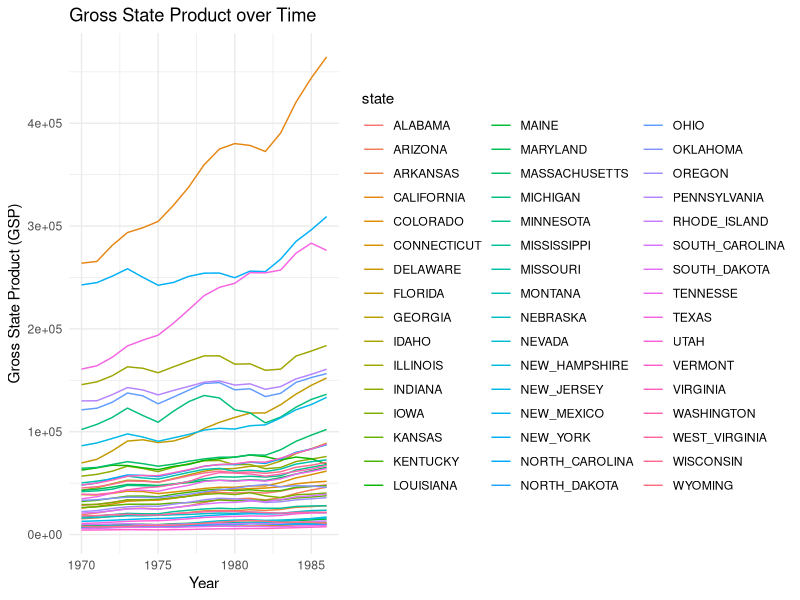
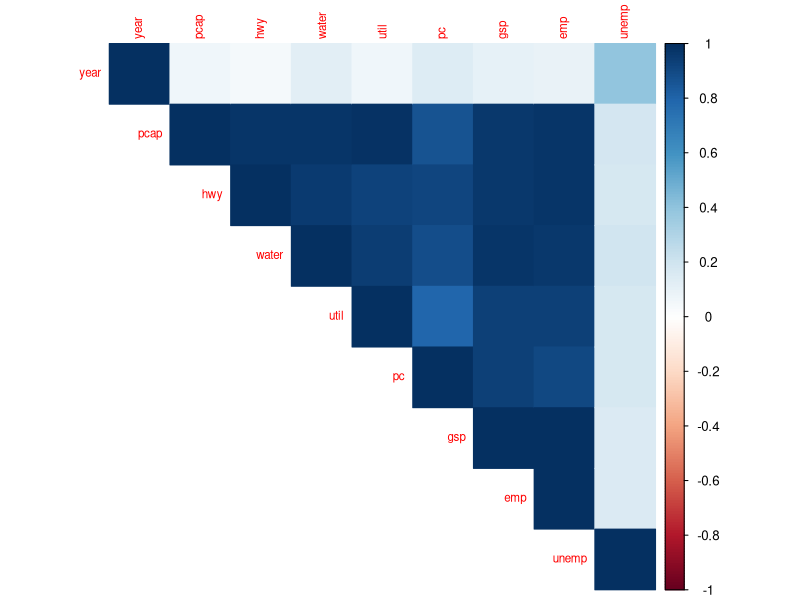
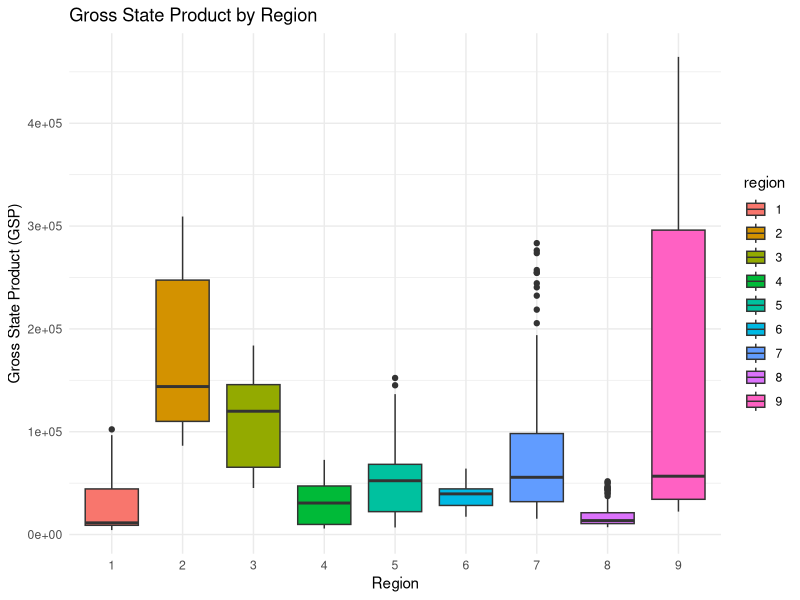
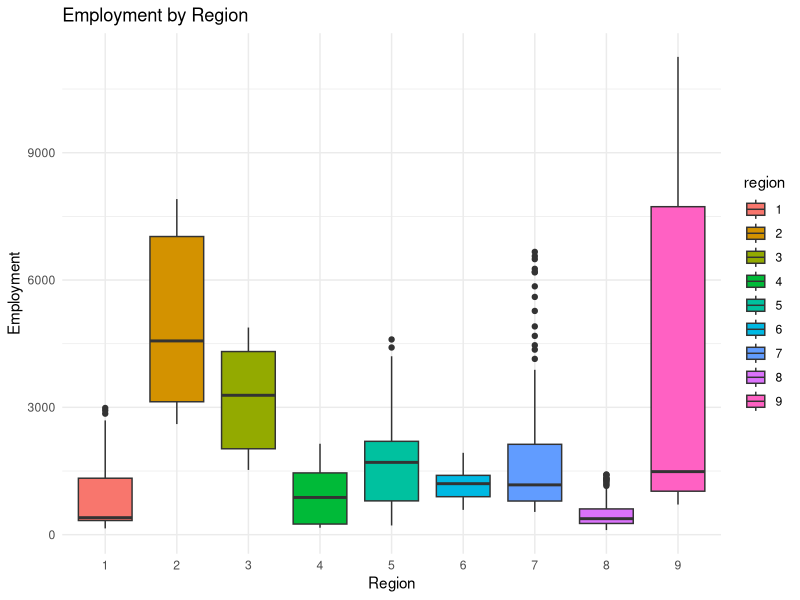
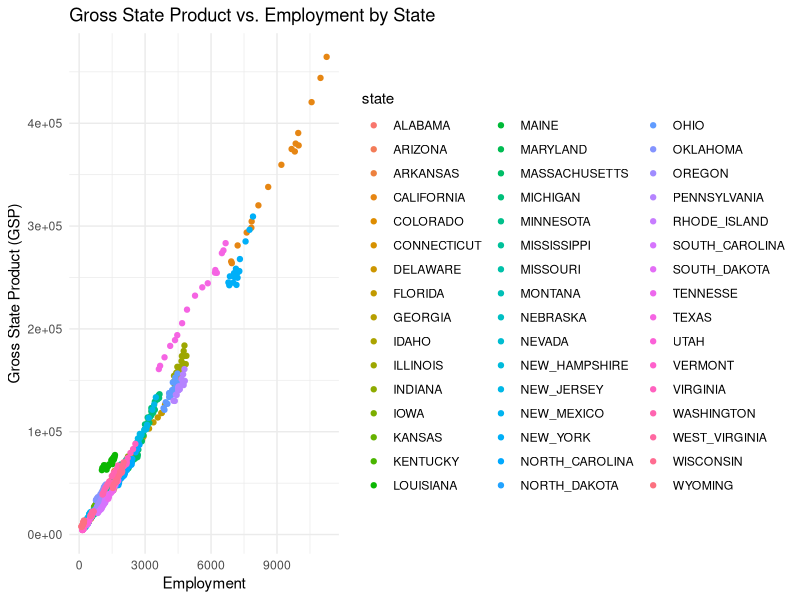

These figures' R source, in order:
## ---- chunk 1
library(plm)
library(tidyverse)
library(tseries)
library(lmtest)
library(sandwich)

# Load the data
data("Produc", package = "plm")
head(Produc)
## ---- chunk 2
ggplot(Produc, aes(x = year, y = gsp, color = state)) +
  geom_line() +
  theme_minimal() +
  labs(title = "Gross State Product over Time",
       x = "Year",
       y = "Gross State Product (GSP)")

## ---- chunk 3
correlation_matrix <- Produc %>% select_if(is.numeric) %>% cor()
corrplot::corrplot(correlation_matrix, method = "color", type = "upper", tl.cex = 0.7)
## ---- chunk 4
ggplot(Produc, aes(x = region, y = gsp, fill = region)) +
  geom_boxplot() +
  theme_minimal() +
  labs(title = "Gross State Product by Region",
       x = "Region",
       y = "Gross State Product (GSP)")
## ---- chunk 5
ggplot(Produc, aes(x = region, y = emp, fill = region)) +
  geom_boxplot() +
  theme_minimal() +
  labs(title = "Employment by Region",
       x = "Region",
       y = "Employment")
## ---- chunk 6
ggplot(Produc, aes(x = emp, y = gsp, color = state)) +
  geom_point() +
  theme_minimal() +
  labs(title = "Gross State Product vs. Employment by State",
       x = "Employment",
       y = "Gross State Product (GSP)")
## ---- chunk 7
# Selecting only numeric columns for the ADF test
numeric_cols <- Produc %>% select_if(is.numeric) |> select( -year)

# Applying unit root test for panel data
adf_test <- sapply(numeric_cols, function(x) adf.test(x)$p.value)
adf_test

## ---- chunk 8
pooled_ols <- plm(gsp ~ emp + unemp + pc, data = Produc, model = "pooling")
summary(pooled_ols) 

## ---- chunk 9
fixed_effects <- plm(gsp ~ emp + unemp + pc, data = Produc, model = "within")
summary(fixed_effects) 

## ---- chunk 10
random_effects <- plm(gsp ~ emp + unemp + pc, data = Produc, model = "random")
summary(random_effects) 

## ---- chunk 11
hausman_test <- phtest(fixed_effects, random_effects)
hausman_test

## ---- chunk 12
bp_test <- plmtest(fixed_effects, effect = "twoways", type = "bp")
bp_test

## ---- chunk 13
f_test <- pFtest(fixed_effects, random_effects)
f_test

## ---- chunk 14
clustered_se <- coeftest(fixed_effects, vcov = vcovHC(fixed_effects, type = "HC1"))
clustered_se
